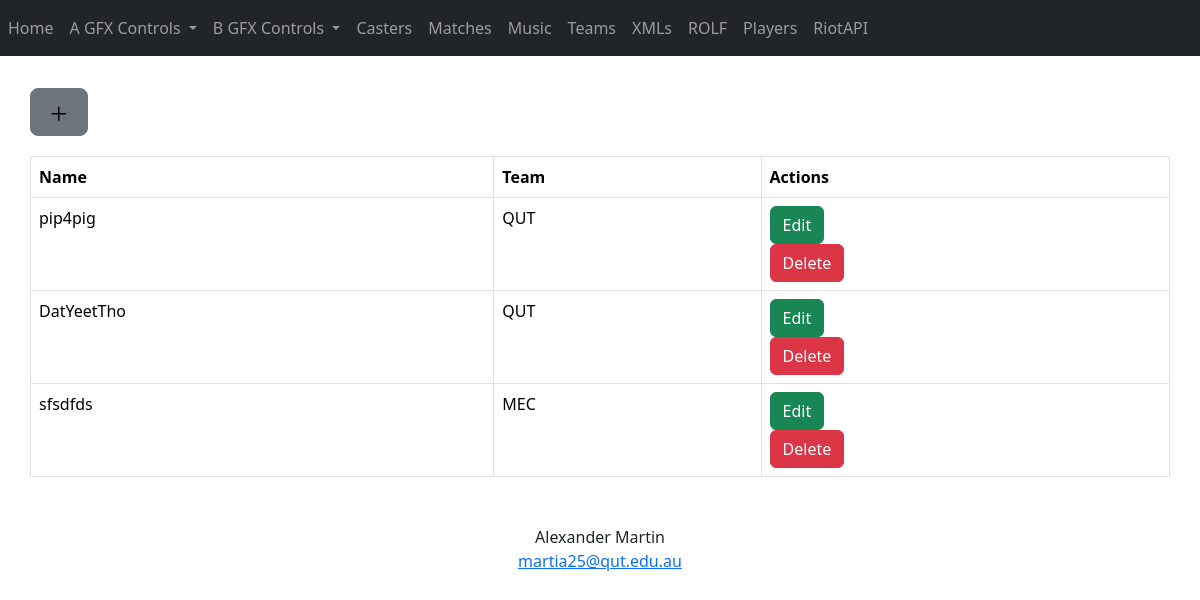
The app's page /Players/ with its own data.
### App/models.py (models this page shows)
class Players(db.Model):
    __tablename__="Players"
    id = db.Column(db.Integer, primary_key=True)
    name = db.Column(db.String(64))
    team = db.Column(db.String(64))
    killsavg = db.Column(db.String(64))
    deathsavg=db.Column(db.String(64))
    assistsavg=db.Column(db.String(64))
    goldavg=db.Column(db.String(64))
    winpercentage=db.Column(db.String(64))
    dmgavg=db.Column(db.String(64))
    creepscoreavg=db.Column(db.String(64))

### App/BluePrints/PlayersBP.py (the view)
@bp.route('/Players/')
def players():
    data = Players.query.all()
    return render_template('Players/Players.html', headings = headings.PlayerHeadings, data = data)

### App/templates/Players/Players.html (shortened to what this page needs)
{% extends "Base.html" %}
{% import "bootstrap/wtf.html" as wtf %}
{% block content %}
<div class="container">
  <div>
    <a type="button" class="btn btn-secondary btn-lg btn-block" href={{url_for('PlayersBP.playeradd')}}><img src="../static/img/plus.svg"></a>
  </div>
    <div style="height: 20px;"> </div>
  <div class="row">
    <div class="col-12">
      <table class="table table-bordered">
        <thead>
          <tr>
            {% for header in headings%}
            <th scope="col">{{ header }}</th>
            {% endfor %}
          </tr>
        </thead>
        <tbody>
          {% for player in data%}
          <tr>
              <td>
                  {{player.name}}
              </td>
              <td>
                  {{player.team}}
              </td>
              <td>
                <button type="button" class="btn btn-success" onclick="Edit('{{player.id}}')">Edit</button>
                <button type="button" class="btn btn-danger" onclick="Del('{{player.id}}')">Delete</button>
              </td>
          </tr>
      {% endfor %}
        </tbody>
      </table>
    </div>
  </div>
</div>
{% endblock %}

### App/templates/Players/Players.html (style rules this page uses)
.container { padding: 2rem 0rem; }

### records on screen
Players: name "pip4pig", team "QUT"
Players: name "DatYeetTho", team "QUT"
Players: name "sfsdfds", team "MEC"

### other values on screen
{{ header }} "Name" "Team" "Actions"
